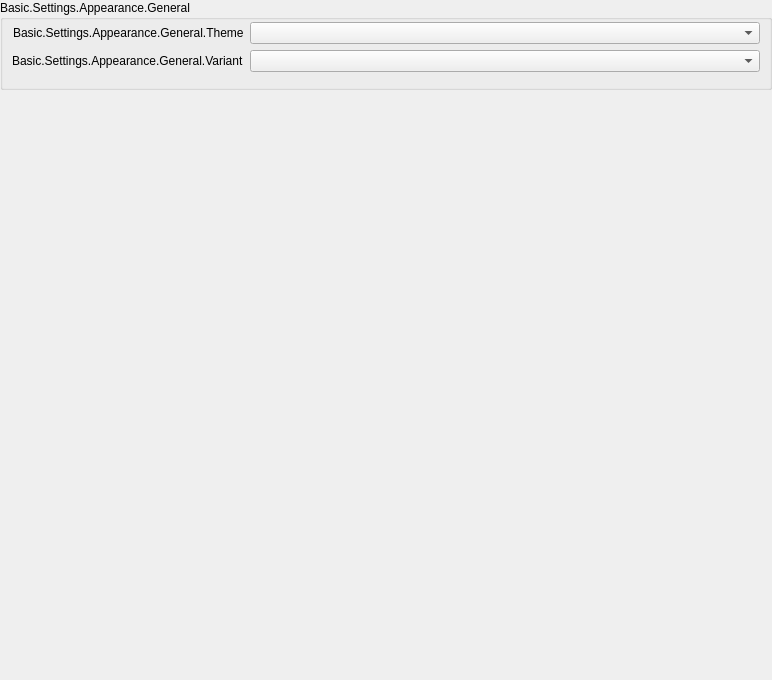
           <widget class="QWidget" name="appearancePageContents">
            <property name="geometry">
             <rect>
              <x>0</x>
              <y>0</y>
              <width>772</width>
              <height>680</height>
             </rect>
            </property>
            <layout class="QVBoxLayout" name="verticalLayout_1337">
             <property name="leftMargin">
              <number>0</number>
             </property>
             <property name="topMargin">
              <number>0</number>
             </property>
             <property name="rightMargin">
              <number>0</number>
             </property>
             <property name="bottomMargin">
              <number>0</number>
             </property>
             <item>
              <widget class="QFrame" name="appearanceFrame">
               <layout class="QVBoxLayout" name="verticalLayout_30">
                <property name="leftMargin">
                 <number>0</number>
                </property>
                <property name="topMargin">
                 <number>0</number>
                </property>
                <property name="rightMargin">
                 <number>0</number>
                </property>
                <property name="bottomMargin">
                 <number>0</number>
                </property>
                <item>
                 <widget class="QGroupBox" name="appearanceGeneral">
                  <property name="title">
                   <string>Basic.Settings.Appearance.General</string>
                  </property>
                  <property name="checkable">
                   <bool>false</bool>
                  </property>
                  <layout class="QFormLayout" name="formLayout_37">
                   <property name="labelAlignment">
                    <set>Qt::AlignRight|Qt::AlignTrailing|Qt::AlignVCenter</set>
                   </property>
                   <property name="topMargin">
                    <number>2</number>
                   </property>
                   <item row="0" column="0">
                    <widget class="QLabel" name="label_45">
                     <property name="text">
                      <string>Basic.Settings.Appearance.General.Theme</string>
                     </property>
                     <property name="buddy">
                      <cstring>theme</cstring>
                     </property>
                    </widget>
                   </item>
                   <item row="0" column="1">
                    <widget class="QComboBox" name="theme"/>
                   </item>
                   <item row="1" column="0">
                    <widget class="QLabel" name="label_10">
                     <property name="text">
                      <string>Basic.Settings.Appearance.General.Variant</string>
                     </property>
                     <property name="buddy">
                      <cstring>themeVariant</cstring>
                     </property>
                    </widget>
                   </item>
                   <item row="1" column="1">
                    <widget class="QComboBox" name="themeVariant"/>
                   </item>
                   <item row="2" column="0">
                    <spacer name="horizontalSpacer_17">
                     <property name="orientation">
                      <enum>Qt::Horizontal</enum>
                     </property>
                     <property name="sizeHint" stdset="0">
                      <size>
                       <width>170</width>
                       <height>0</height>
                      </size>
                     </property>
                    </spacer>
                   </item>
                  </layout>
                 </widget>
                </item>
                <item>
                 <spacer name="verticalSpacer_8">
                  <property name="orientation">
                   <enum>Qt::Vertical</enum>
                  </property>
                  <property name="sizeHint" stdset="0">
                   <size>
                    <width>20</width>
                    <height>40</height>
                   </size>
                  </property>
                 </spacer>
                </item>
               </layout>
              </widget>
             </item>
            </layout>
           </widget>
